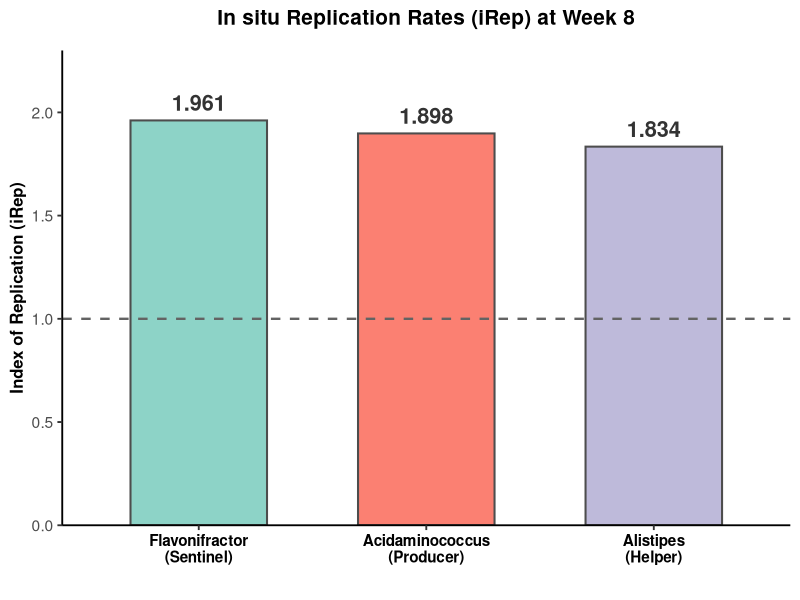
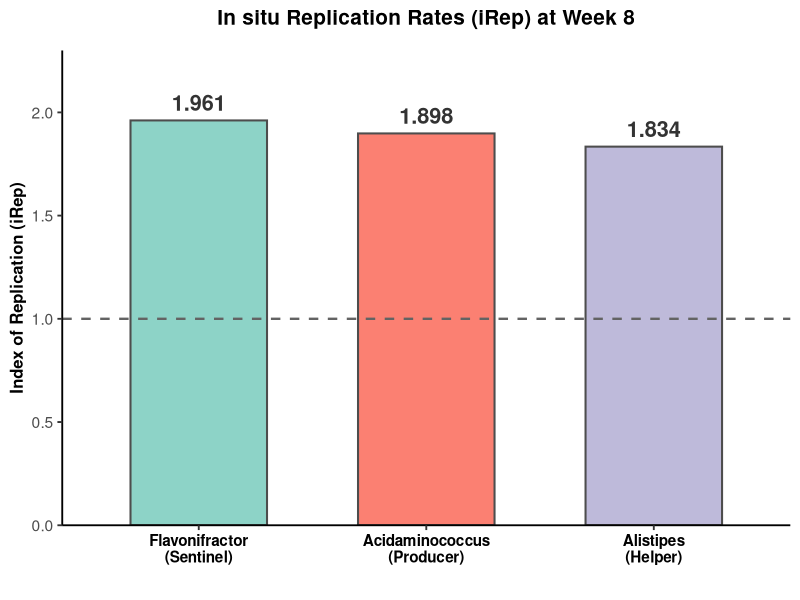

Here is the R script that generated these plots, in order:
# Title: Figure 7A - In situ Replication Rates (iRep) at Week 8
# Description: This bar chart visualizes the replication rates of three sentinel 
# butyrate-producing MAGs, indicating active growth during the functional burst.

library(ggplot2)

# --- 1. Data Preparation ---
# Sentinel, Producer, and Helper strains were selected as representative drivers
irep_df <- data.frame(
  Label = c("Flavonifractor\n(Sentinel)", "Acidaminococcus\n(Producer)", "Alistipes\n(Helper)"),
  iRep = c(1.961, 1.898, 1.834),
  Color_Group = c("Sentinel", "Producer", "Helper")
)

# Maintain the specific order for logical storytelling
irep_df$Label <- factor(irep_df$Label, levels = irep_df$Label)

# --- 2. Figure Generation ---
p_irep <- ggplot(irep_df, aes(x = Label, y = iRep, fill = Color_Group)) +
  # Bar chart with defined borders for the Morandi palette
  geom_bar(stat = "identity", width = 0.6, color = "#4D4D4D", linewidth = 0.7) +
  
  # Horizontal baseline (1.0) indicating one replication per cell cycle
  geom_hline(yintercept = 1.0, linetype = "dashed", color = "#636363", linewidth = 0.8) +
  
  # Value labels above each bar for precision
  geom_text(aes(label = iRep), vjust = -0.6, size = 5.5, fontface = "bold", color = "#333333") +
  
  # Color palette: Morandi-style professional scheme
  scale_fill_manual(values = c(
    "Sentinel" = "#8DD3C7", # Celadon Green
    "Producer" = "#FB8072", # Soft Coral
    "Helper"   = "#BEBADA"  # Lavender Purple
  )) +
  
  # Axis and theme settings
  scale_y_continuous(limits = c(0, 2.3), expand = c(0, 0)) +
  theme_classic(base_size = 14) +
  labs(
    title = "In situ Replication Rates (iRep) at Week 8",
    x = "", 
    y = "Index of Replication (iRep)"
  ) +
  theme(
    legend.position = "none",
    axis.text.x = element_text(face = "bold", color = "black", size = 11),
    axis.title.y = element_text(face = "bold", size = 12),
    plot.title = element_text(hjust = 0.5, face = "bold", size = 15, margin = margin(b = 15))
  )

# --- 3. Export to High-Resolution PDF ---
ggsave("Figure_7A_iRep_Growth.pdf", p_irep, width = 6, height = 5)

# Preview
print(p_irep)
